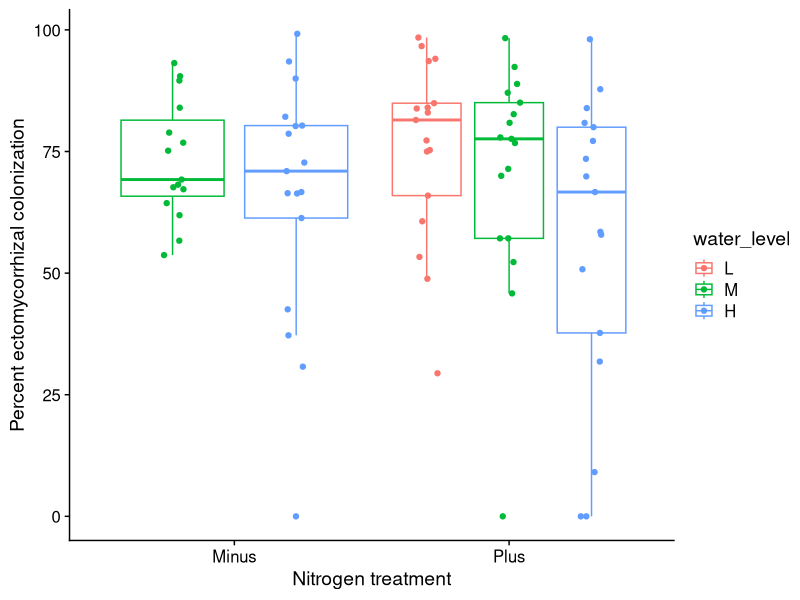
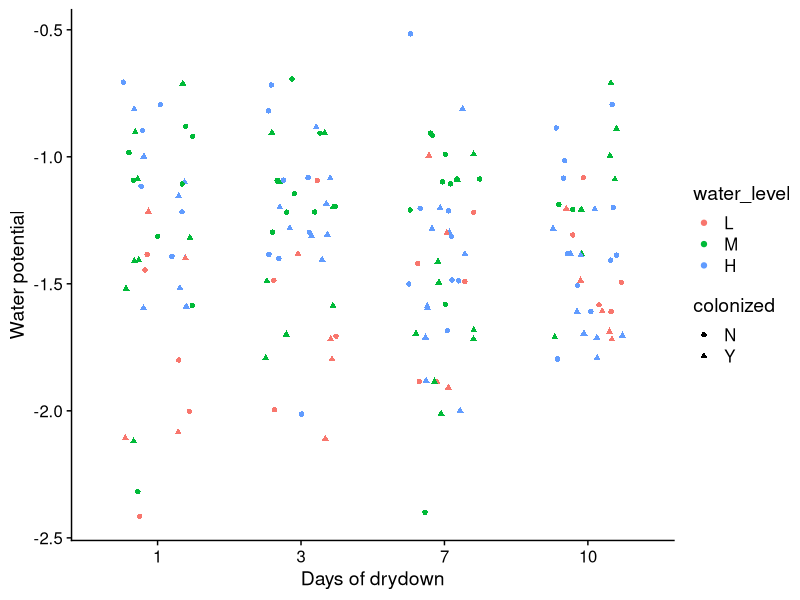
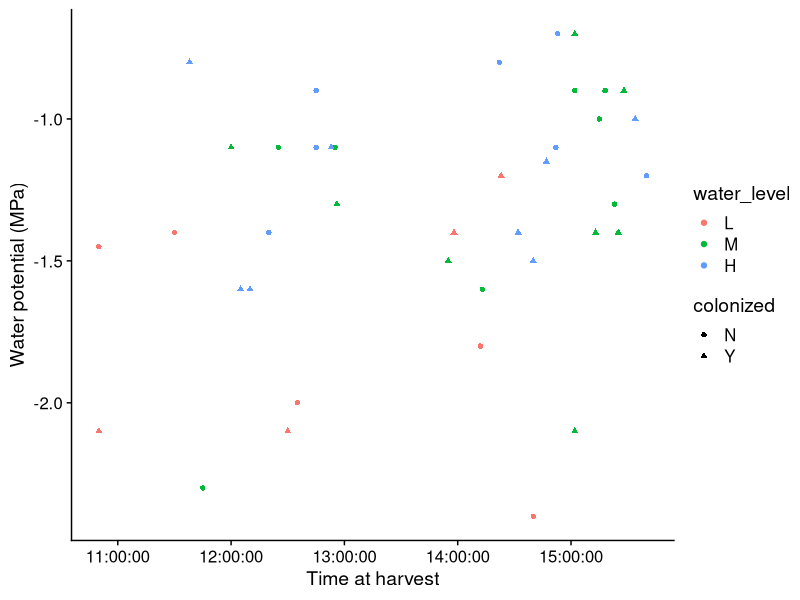
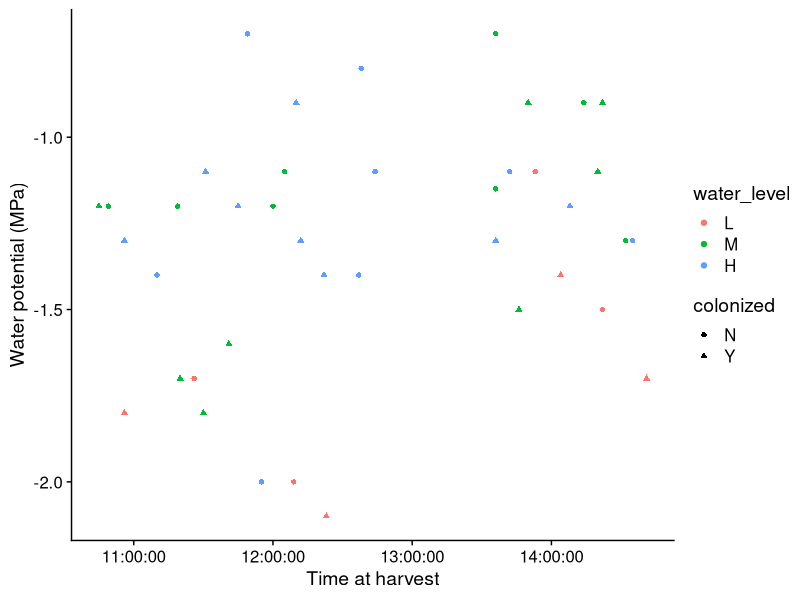
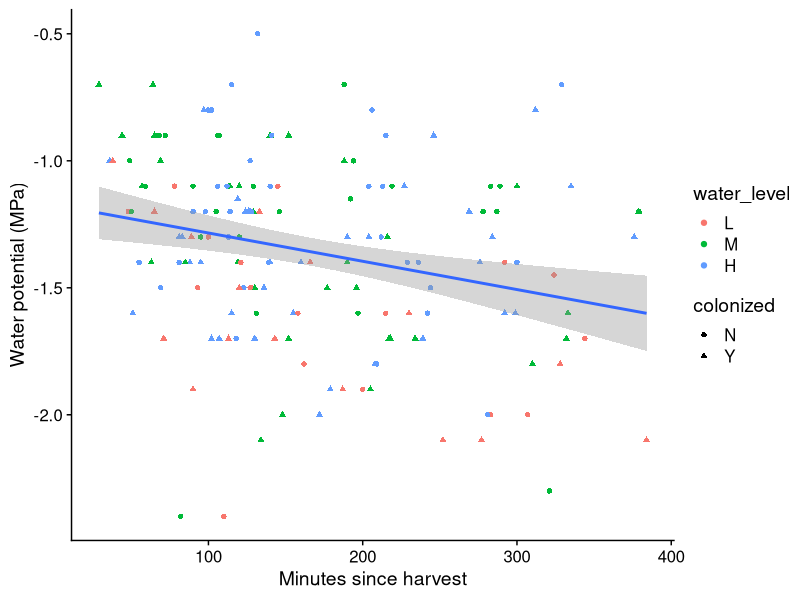
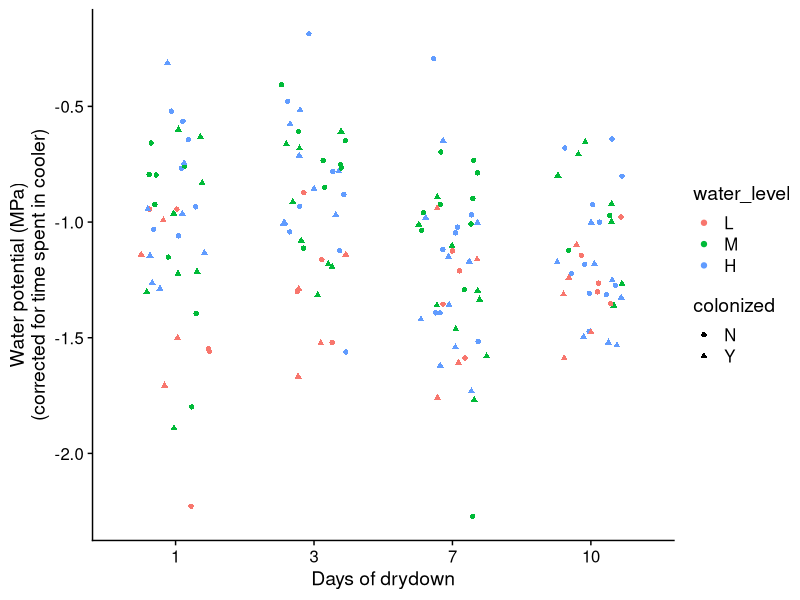
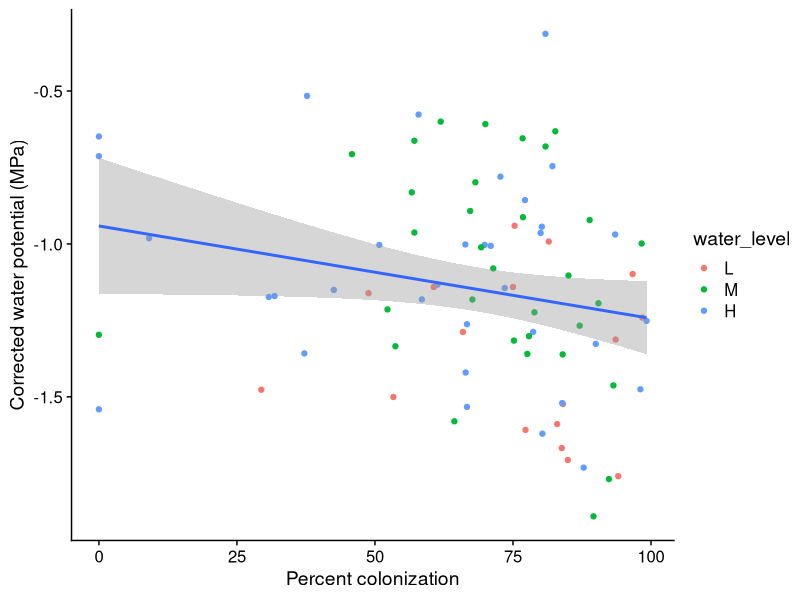
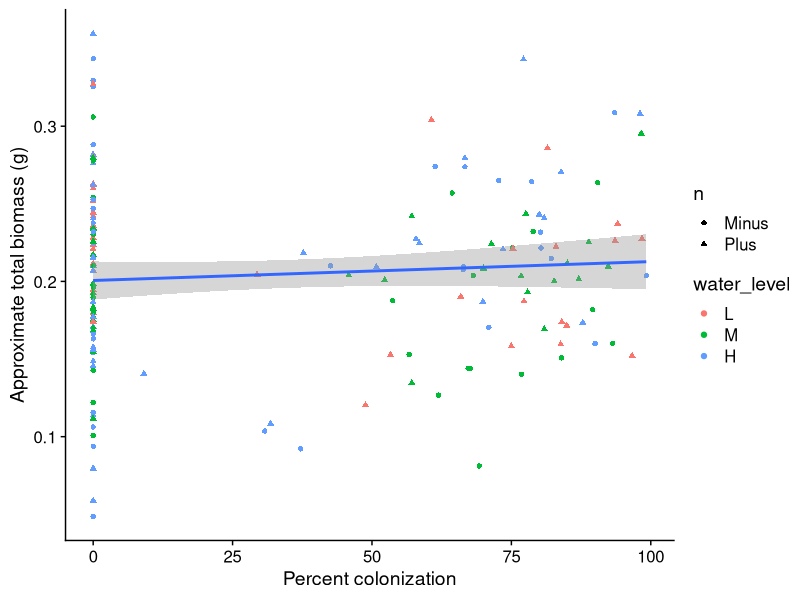

Generate these figures, in order, with R: (Note: this script raises an error after producing the figures.)
# Making some preliminary figures for the Hebeloma data

library(tidyverse)
library(cowplot)
library(lme4)
library(lmerTest)

# Constants:

PHI_LOSS_PER_MIN = -0.001561 # from lmer below, to correct water potential
APPROX_ROOT_WET_TO_DRY_CONVERSION = 0.261 # conversion factor from small test of 10 root systems,
# in Google Sheets as "wet to dry root mass conversion"

fulldata = read_csv("Merged Hebeloma 11Apr2022 OT.csv")
shootmass = read_csv("LB Hebeloma Seedling Shoot Dry Mass.xlsx - Sheet1.csv", skip = 2)

fulldata$percent_col = 100*(fulldata$colonized_tips/fulldata$total_tips)

fulldata$water_level = as.factor(fulldata$water_level)

# Put water levels in correct order for plotting
fulldata$water_level = factor(fulldata$water_level, levels = c("L", "M", "H"))

weird_point = fulldata[fulldata$water_level == "L" & 
                         fulldata$n == "Minus" &
                         fulldata$percent_col <100,]
# I had no plants in this project that were Minus N and also low water.
# what's up with this point?
# Checked original data sheet photo (from 2/14) and found that it was mis-transcribed.
# this is plant HC004

fulldata$n[fulldata$seedling == "HC004"] = "Plus"


fulldata$minutes_in_cooler = difftime(fulldata$approximate_measurement_time,
                                   fulldata$time,
                                   units = "mins")

fulldata$harvest_day = as.factor(fulldata$harvest_day)
fulldata$drydown_day = recode_factor(fulldata$harvest_day,
                              "1" = "1",
                              "2" = "3",
                              "3" = "7",
                              "4" = "10")

fulldata$corrected_phi = fulldata$water_potential_m_pa - PHI_LOSS_PER_MIN*fulldata$minutes_in_cooler
fulldata = mutate(fulldata, ID = seedling)
fulldata = left_join(fulldata, shootmass)

fulldata$percent_col[fulldata$colonized == "N"] = 0 #NAs were making analysis difficult

colonized = subset(fulldata, colonized == "Y")

# Percent colonization by water treatment
ggplot(data = colonized) +
  theme_cowplot() +
  geom_boxplot(outlier.alpha = 0,
               position = position_dodge(0.9),
               aes(x = n, y = percent_col,
                   color = water_level)) +
  geom_point(position = position_jitterdodge(dodge.width = 0.9,
                                             jitter.width = 0.2),
              aes(x = n, y = percent_col,
                  color = water_level)) +
  xlab("Nitrogen treatment") +
  ylab("Percent ectomycorrhizal colonization")

colmodel = lmer(percent_col ~ n * water_level + (1|drydown_day),
                data = colonized)
summary(colmodel)
anova(colmodel)
# water level is significant, n level no.

# water potentials
ggplot(data = fulldata) +
  theme_cowplot() +
  geom_jitter(width = 0.25,
              aes(x = drydown_day, y = water_potential_m_pa,
                 color = water_level,
                 shape = colonized)) +
  xlab("Days of drydown") +
  ylab("Water potential")
# Hmm not a lot of variation over time.

# Checking to see if plant water potentials got more negative if the plants sat
# for a long time in the cooler before measurement.

# Let's just check one day at a time, since I think I did days 1 and 2 as
# one big batch and after that I did two measurement batches per day.
# I started measuring on Day 1 around 4PM; similar for day 2.

ggplot(data = subset(fulldata, harvest_day == 1)) +
  theme_cowplot() +
  geom_point(aes(x = time, y = water_potential_m_pa,
                  color = water_level,
                  shape = colonized)) +
  xlab("Time at harvest") +
  ylab("Water potential (MPa)")

# This looks okay to me, although it's possible things got drier as they sat
# (points on the left side are a bit drier)

# What about day 2?

ggplot(data = subset(fulldata, harvest_day == 2)) +
  theme_cowplot() +
  geom_point(aes(x = time, y = water_potential_m_pa,
                 color = water_level,
                 shape = colonized)) +
  xlab("Time at harvest") +
  ylab("Water potential (MPa)")

# Let's look at all days at once:

ggplot(data = fulldata) +
  theme_cowplot() +
  geom_point(aes(x = as.numeric(minutes_in_cooler), 
                 y = water_potential_m_pa,
                 color = water_level,
                 shape = colonized)) +
  geom_smooth(aes(x = as.numeric(minutes_in_cooler), 
                y = water_potential_m_pa),
              formula = y ~ x, 
              method = "lm") +
  xlab("Minutes since harvest") +
  ylab("Water potential (MPa)")

# This is encouraging. I don't see a pattern of drier plants after more time in the cooler.
# buuut adding the smooth geom really undermined that impression.

# Formalizing with stats:

cooler_check = lmer(water_potential_m_pa ~ minutes_in_cooler + (1|colonized) + (1|n) + (1|harvest_day) + (1|water_level), 
                    data = fulldata)
summary(cooler_check)

cooler_check_simpler = lm(water_potential_m_pa ~ minutes_in_cooler, 
                    data = fulldata)
summary(cooler_check_simpler)
# Okay, this is kind of a bummer, but both models agree:
# The longer a shoot spent in the cooler, the drier it was.
# However, the effect size estimate is MINISCULE:
# Plants became 0.001 MPa drier with each minute in the cooler.
# (LME says -0.0015; normal lm says -0.0012.)
# (Similar effect predicted by both models.)
# So, in an hour, we'd see a difference of 0.06 MPa.
# Our absolute longest-sitting samples had sat for almost 400 minutes
# so they may have appeared to be about 0.4 MPa drier than they really were.
# This is good to know, but I don't think it torpedoes our analysis.
# As long as two plants are more than half an MPa different,
# that distinction likely reflects real physiology.

# Would it make sense to correct the water potential estimates with this simple model?
# Added constant and column above to do just that.


ggplot(data = fulldata) +
  theme_cowplot() +
  geom_jitter(width = 0.25,
              aes(x = drydown_day, 
                  y = corrected_phi,
                  color = water_level,
                  shape = colonized)) +
  xlab("Days of drydown") +
  ylab("Water potential (MPa)\n(corrected for time spent in cooler)")

ggplot(data = colonized) +
  theme_cowplot() +
  geom_point(aes(x = percent_col, 
                 y = corrected_phi,
                 color = water_level)) +
  geom_smooth(aes(x = percent_col, 
                  y = corrected_phi),
              formula = y ~ x, 
              method = "lm") +
  xlab("Percent colonization") +
  ylab("Corrected water potential (MPa)")

write_csv(fulldata, "data_for_picking_samples.csv")

# Looking at biomass

fulldata$`mass (g)`[fulldata$seedling == "MM037"] = 0.077 # was mis-typed originally as 0.77


fulldata = mutate(fulldata, sketchy_mass_total = root_mass_mg + `mass (g)`)
# Need to account for the fact that your root masses are wet
# and your shoot masses are dry. For now, though, I guess this is fine.

fulldata = mutate(fulldata, est_dry_root_mass = root_mass_mg * APPROX_ROOT_WET_TO_DRY_CONVERSION)
fulldata = mutate(fulldata, total_plant_mass = est_dry_root_mass + `mass (g)`)
fulldata$harv_day_cont = as.numeric(fulldata$harvest_day)


ggplot(data = fulldata) +
  theme_cowplot() +
  geom_point(aes(x = percent_col, 
                 y = total_plant_mass,
                 color = water_level, 
                 shape = n)) +
  geom_smooth(aes(x = percent_col, 
                  y = total_plant_mass),
              formula = y ~ x, 
              method = "lm") +
  xlab("Percent colonization") +
  ylab("Approximate total biomass (g)")

labels = c(Minus = "No N", Plus = "With N")
ggplot(data = fulldata) +
  theme_cowplot() +
  geom_boxplot(outlier.alpha = 0,
               position = position_dodge(0.9),
               aes(x = water_level, y = total_plant_mass,
                   color = colonized)) +
  geom_point(position = position_jitterdodge(dodge.width = 0.9,
                                             jitter.width = 0.2),
             aes(x = water_level, y = total_plant_mass,
                 color = colonized)) +
  facet_grid(. ~ n, labeller = labeller(n = labels)) +
  xlab("Water level") +
  ylab("Approximate total dry biomass (g)")

massmodel = lm(total_plant_mass ~ water_level * n * colonized, data = fulldata)
summary(massmodel)
anova(massmodel)

# Water potential boxplot

labels = c(Minus = "No N", Plus = "With N")
ggplot(data = fulldata) +
  theme_cowplot() +
  geom_boxplot(outlier.alpha = 0,
               position = position_dodge(0.9),
               aes(x = water_level, y = corrected_phi,
                   color = colonized)) +
  geom_point(position = position_jitterdodge(dodge.width = 0.9,
                                             jitter.width = 0.2),
             aes(x = water_level, y = corrected_phi,
                 color = colonized, alpha = harv_day_cont)) +
  facet_grid(. ~ n, labeller = labeller(n = labels)) +
  xlab("Water level") +
  ylab("Water potential (MPa)")

fulldata$corrected_phi = as.numeric(fulldata$corrected_phi)

phimodel = lm(corrected_phi ~ water_level * n * colonized * harvest_day, data = fulldata)
plot(phimodel)
summary(phimodel)
original_anova = aov(phimodel)
summary(original_anova)
TukeyHSD(original_anova)

phimodel_lme = lmer(corrected_phi ~ water_level * n * colonized +(1|harvest_day), data = fulldata)
summary(phimodel_lme)

labels = c(L = "Low water", M = "Medium water", H = "High water")
panel1 = ggplot(data = subset(fulldata, n == "Plus")) +
  theme_cowplot() +
  geom_boxplot(outlier.alpha = 0,
               position = position_dodge(0.9),
               aes(x = drydown_day, y = corrected_phi,
                   color = colonized)) +
  geom_point(position = position_jitterdodge(dodge.width = 0.9,
                                             jitter.width = 0.2),
             aes(x = drydown_day, y = corrected_phi,
                 color = colonized)) +
  scale_color_manual(values = c("cadetblue3", "cadetblue4")) +
  facet_grid(. ~ water_level, labeller = labeller(water_level = labels)) +
  guides(color = "none") +
  xlab("Days since watering") +
  ylab("Water potential (MPa)") +
  theme(plot.margin = unit(c(1.5,3,1,2), "lines"))


panel2 = ggplot(data = subset(fulldata, n == "Minus")) +
  theme_cowplot() +
  theme(legend.position = "left") +
  geom_boxplot(outlier.alpha = 0,
               position = position_dodge(0.9),
               aes(x = drydown_day, y = corrected_phi,
                   color = colonized)) +
  geom_point(position = position_jitterdodge(dodge.width = 0.9,
                                             jitter.width = 0.2),
             aes(x = drydown_day, y = corrected_phi,
                 color = colonized)) +
  scale_color_manual(name = "Ectomycorrhizal colonization   ", values = c("cadetblue3", "cadetblue4")) +
  facet_grid(. ~ water_level, labeller = labeller(water_level = labels)) +
  xlab("Days since watering") +
  ylab("Water potential (MPa)") +
  theme(plot.margin = unit(c(2,3,1,2), "lines"))

water_potential_plot_for_poster = plot_grid(panel1, panel2, 
                                            labels = c("A: With N", "B: No N"),
          ncol = 1)

save_plot("plots/water_potential_multipanel.pdf", 
          water_potential_plot_for_poster,
          base_height = 6.5)

# What can I say on the poster that is true and interesting?

fulldata$days_since_water = as.numeric(as.character(fulldata$drydown_day))

just_highwater = subset(fulldata, water_level == "H")

highwater_lm = lm(corrected_phi ~ days_since_water*colonized, data = subset(just_highwater, n = "Plus"))
summary(highwater_lm)

test = lm(corrected_phi ~ harvest_day*colonized*n, data = just_highwater)
anova(test)

test = lm(corrected_phi ~ harvest_day*colonized, data = subset(just_highwater, n = "Plus"))
myanova = aov(test)
TukeyHSD(myanova)

phimodel_again = lm(corrected_phi ~ water_level * n * colonized * days_since_water, data = fulldata)
plot(phimodel_again)
summary(phimodel_again)
original_anova_again = aov(phimodel_again)
summary(original_anova_again)
TukeyHSD(original_anova_again)

phimodel = lm(corrected_phi ~ water_level * n * colonized * harvest_day, data = fulldata)
plot(phimodel)
summary(phimodel)
original_anova = aov(phimodel)
summary(original_anova)
TukeyHSD(original_anova)

# only marginally sigificant interactions are water_level:harvest_day and n:colonized:harvest_day, so for Tukey simplicity I'm going to build a simpler model.

phimodel_simpler = lm(corrected_phi ~ water_level + n + colonized + harvest_day + water_level:harvest_day + n:colonized:harvest_day, data = fulldata)
phimodel_simpler_anova = aov(phimodel_simpler)
TukeyHSD(phimodel_simpler_anova) # still hard to interpret.

# let's eliminate all non-significant terms.

phimodel_simplest = lm(corrected_phi ~ water_level + colonized + harvest_day, data = fulldata)
simplest_anova = aov(phimodel_simplest)
TukeyHSD(simplest_anova)

# This output is pretty hard to interpret. Maybe I am more interested in whether having fungi
# changed the rate at which you dried down? That is did colonization change the slope of the line
# relation harvest day to shoot water potential?
# Actually that IS what this is showing I think. It's just not quite an ANOVA question.


ggplot(data = fulldata) +
  geom_jitter(aes(x = as.numeric(as.character(drydown_day)), y = corrected_phi,
                 color = water_level,
                 shape = colonized))

phithroughtime = lm(corrected_phi ~ harv_day_cont * colonized * water_level, data = fulldata)
summary(phithroughtime)

# Example ggplot code from an old project below (using to scavenge ggplot syntax):

massplot = ggplot(data = bio_and_col_onlyclean) +
  geom_boxplot(outlier.alpha = 0,
               aes(x = Fungi, y = total_biomass)) +
  geom_jitter(width = 0.20,
              aes(x = Fungi, y = total_biomass)) +
  facet_grid(. ~ N_level, labeller = labeller(N_level = labels)) +
  theme(axis.text.x = element_text(angle = 90, hjust = 1, vjust = 0.5)) +
  ylab("Total plant biomass (g)") +
  theme(plot.margin = unit(c(1,1,1,1), "cm")) +
  geom_text(data = anothertry, aes(x, y, label = labs)) +
  xlab("Fungi on roots at harvest")
